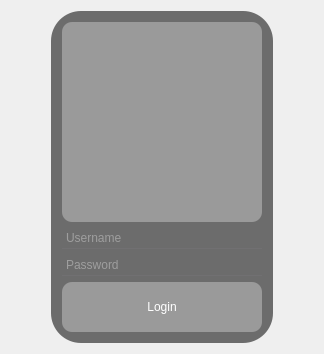
               <widget class="QWidget" name="page_login">
                <layout class="QGridLayout" name="gridLayout_3">
                 <item row="0" column="1">
                  <widget class="QFrame" name="f_longin">
                   <property name="sizePolicy">
                    <sizepolicy hsizetype="Preferred" vsizetype="Preferred">
                     <horstretch>0</horstretch>
                     <verstretch>0</verstretch>
                    </sizepolicy>
                   </property>
                   <property name="minimumSize">
                    <size>
                     <width>100</width>
                     <height>200</height>
                    </size>
                   </property>
                   <property name="maximumSize">
                    <size>
                     <width>400</width>
                     <height>16777215</height>
                    </size>
                   </property>
                   <property name="styleSheet">
                    <string notr="true">*
{
	background: rgb(0, 0, 0);
	font: 14pt &quot;MS Shell Dlg 2&quot;;
	color: white;
	padding: 2px;
}

QFrame
{
	background:rgba(72, 72, 72, 200);
	border-width: 6px;
    border-radius: 30px;
}


#btn_biometric:hover
{
	background: rgba(225, 225, 225, 120);
}

#btn_biometric:pressed
{
	background: rgba(225, 225, 225, 150);
}


QPushButton
{ 
	alternate-background-color: rgb(0, 0, 0);
	background: rgba(225, 225, 225, 100);
	border-width: 2px;
    border-radius: 10px;
	qproperty-iconSize: 100px 100px;
 }

QPushButton:hover
{
	background: rgba(225, 225, 225, 180);
	border-style: dashed;
}

QPushButton:pressed
{
	background: rgba(225, 225, 225, 255);
	border-style: inset;
}

QLineEdit
{
	background: transparent;
	color: rgb(207, 207, 207);
	border: none;
	border-bottom: 1px solid #717072
}
</string>
                   </property>
                   <property name="frameShape">
                    <enum>QFrame::StyledPanel</enum>
                   </property>
                   <property name="frameShadow">
                    <enum>QFrame::Raised</enum>
                   </property>
                   <layout class="QVBoxLayout" name="verticalLayout_5">
                    <item>
                     <widget class="QPushButton" name="btn_biometric">
                      <property name="sizePolicy">
                       <sizepolicy hsizetype="Minimum" vsizetype="Minimum">
                        <horstretch>0</horstretch>
                        <verstretch>0</verstretch>
                       </sizepolicy>
                      </property>
                      <property name="minimumSize">
                       <size>
                        <width>200</width>
                        <height>200</height>
                       </size>
                      </property>
                      <property name="maximumSize">
                       <size>
                        <width>400</width>
                        <height>400</height>
                       </size>
                      </property>
                      <property name="layoutDirection">
                       <enum>Qt::LeftToRight</enum>
                      </property>
                      <property name="text">
                       <string/>
                      </property>
                      <property name="icon">
                       <iconset resource="../resource/resource.qrc">
                        <normaloff>:/Simple icons/simple_icons/fi-rr-fingerprint.svg</normaloff>:/Simple icons/simple_icons/fi-rr-fingerprint.svg</iconset>
                      </property>
                     </widget>
                    </item>
                    <item>
                     <widget class="QLineEdit" name="le_username">
                      <property name="text">
                       <string/>
                      </property>
                      <property name="maxLength">
                       <number>20</number>
                      </property>
                      <property name="placeholderText">
                       <string>Username</string>
                      </property>
                      <property name="clearButtonEnabled">
                       <bool>true</bool>
                      </property>
                     </widget>
                    </item>
                    <item>
                     <widget class="QLineEdit" name="le_password">
                      <property name="text">
                       <string/>
                      </property>
                      <property name="maxLength">
                       <number>15</number>
                      </property>
                      <property name="echoMode">
                       <enum>QLineEdit::Password</enum>
                      </property>
                      <property name="placeholderText">
                       <string>Password</string>
                      </property>
                      <property name="clearButtonEnabled">
                       <bool>true</bool>
                      </property>
                     </widget>
                    </item>
                    <item>
                     <widget class="QPushButton" name="btn_loginConfirm">
                      <property name="sizePolicy">
                       <sizepolicy hsizetype="Preferred" vsizetype="Fixed">
                        <horstretch>0</horstretch>
                        <verstretch>0</verstretch>
                       </sizepolicy>
                      </property>
                      <property name="minimumSize">
                       <size>
                        <width>0</width>
                        <height>50</height>
                       </size>
                      </property>
                      <property name="maximumSize">
                       <size>
                        <width>16777215</width>
                        <height>50</height>
                       </size>
                      </property>
                      <property name="text">
                       <string>Login</string>
                      </property>
                      <property name="shortcut">
                       <string>Return</string>
                      </property>
                      <property name="checkable">
                       <bool>true</bool>
                      </property>
                     </widget>
                    </item>
                   </layout>
                  </widget>
                 </item>
                 <item row="0" column="2">
                  <spacer name="hs_loginR">
                   <property name="orientation">
                    <enum>Qt::Horizontal</enum>
                   </property>
                   <property name="sizeHint" stdset="0">
                    <size>
                     <width>40</width>
                     <height>20</height>
                    </size>
                   </property>
                  </spacer>
                 </item>
                 <item row="0" column="0">
                  <spacer name="hs_loginL">
                   <property name="orientation">
                    <enum>Qt::Horizontal</enum>
                   </property>
                   <property name="sizeHint" stdset="0">
                    <size>
                     <width>40</width>
                     <height>20</height>
                    </size>
                   </property>
                  </spacer>
                 </item>
                </layout>
               </widget>
